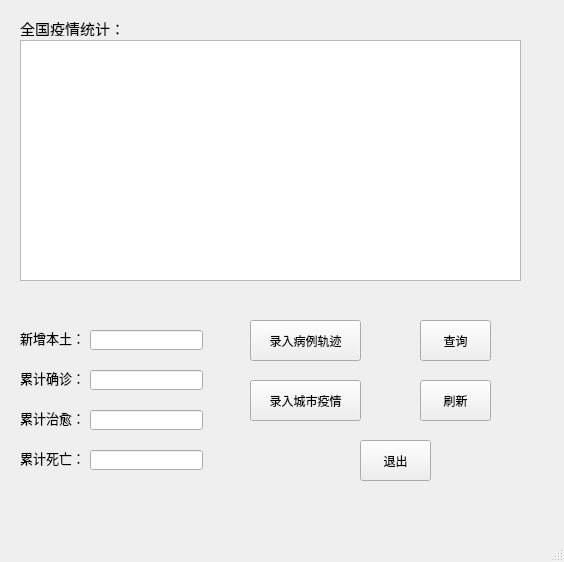
<?xml version="1.0" encoding="UTF-8"?>
<ui version="4.0">
 <class>first</class>
 <widget class="QMainWindow" name="first">
  <property name="geometry">
   <rect>
    <x>0</x>
    <y>0</y>
    <width>564</width>
    <height>562</height>
   </rect>
  </property>
  <property name="windowTitle">
   <string>MainWindow</string>
  </property>
  <widget class="QWidget" name="centralwidget">
   <widget class="QTableView" name="tableView_now">
    <property name="geometry">
     <rect>
      <x>20</x>
      <y>40</y>
      <width>501</width>
      <height>241</height>
     </rect>
    </property>
   </widget>
   <widget class="QLabel" name="label">
    <property name="geometry">
     <rect>
      <x>20</x>
      <y>20</y>
      <width>121</width>
      <height>16</height>
     </rect>
    </property>
    <property name="font">
     <font>
      <pointsize>11</pointsize>
     </font>
    </property>
    <property name="text">
     <string>全国疫情统计：</string>
    </property>
   </widget>
   <widget class="QPushButton" name="pushButton_in">
    <property name="geometry">
     <rect>
      <x>250</x>
      <y>320</y>
      <width>111</width>
      <height>41</height>
     </rect>
    </property>
    <property name="text">
     <string>录入病例轨迹</string>
    </property>
   </widget>
   <widget class="QPushButton" name="pushButton_exit">
    <property name="geometry">
     <rect>
      <x>360</x>
      <y>440</y>
      <width>71</width>
      <height>41</height>
     </rect>
    </property>
    <property name="text">
     <string>退出</string>
    </property>
   </widget>
   <widget class="QPushButton" name="pushButton_search">
    <property name="geometry">
     <rect>
      <x>420</x>
      <y>320</y>
      <width>71</width>
      <height>41</height>
     </rect>
    </property>
    <property name="text">
     <string>查询</string>
    </property>
   </widget>
   <widget class="QPushButton" name="pushButton_refresh">
    <property name="geometry">
     <rect>
      <x>420</x>
      <y>380</y>
      <width>71</width>
      <height>41</height>
     </rect>
    </property>
    <property name="text">
     <string>刷新</string>
    </property>
   </widget>
   <widget class="QLineEdit" name="lineEdit_new">
    <property name="geometry">
     <rect>
      <x>90</x>
      <y>330</y>
      <width>113</width>
      <height>20</height>
     </rect>
    </property>
   </widget>
   <widget class="QLineEdit" name="lineEdit_2">
    <property name="geometry">
     <rect>
      <x>90</x>
      <y>370</y>
      <width>113</width>
      <height>20</height>
     </rect>
    </property>
   </widget>
   <widget class="QLineEdit" name="lineEdit_3">
    <property name="geometry">
     <rect>
      <x>90</x>
      <y>410</y>
      <width>113</width>
      <height>20</height>
     </rect>
    </property>
   </widget>
   <widget class="QLineEdit" name="lineEdit_4">
    <property name="geometry">
     <rect>
      <x>90</x>
      <y>450</y>
      <width>113</width>
      <height>20</height>
     </rect>
    </property>
   </widget>
   <widget class="QLabel" name="label_2">
    <property name="geometry">
     <rect>
      <x>20</x>
      <y>330</y>
      <width>61</width>
      <height>16</height>
     </rect>
    </property>
    <property name="font">
     <font>
      <pointsize>10</pointsize>
     </font>
    </property>
    <property name="text">
     <string>新增本土：</string>
    </property>
   </widget>
   <widget class="QLabel" name="label_3">
    <property name="geometry">
     <rect>
      <x>20</x>
      <y>370</y>
      <width>61</width>
      <height>16</height>
     </rect>
    </property>
    <property name="font">
     <font>
      <pointsize>10</pointsize>
     </font>
    </property>
    <property name="text">
     <string>累计确诊：</string>
    </property>
   </widget>
   <widget class="QLabel" name="label_4">
    <property name="geometry">
     <rect>
      <x>20</x>
      <y>410</y>
      <width>61</width>
      <height>16</height>
     </rect>
    </property>
    <property name="font">
     <font>
      <pointsize>10</pointsize>
     </font>
    </property>
    <property name="text">
     <string>累计治愈：</string>
    </property>
   </widget>
   <widget class="QLabel" name="label_5">
    <property name="geometry">
     <rect>
      <x>20</x>
      <y>450</y>
      <width>61</width>
      <height>16</height>
     </rect>
    </property>
    <property name="font">
     <font>
      <pointsize>10</pointsize>
     </font>
    </property>
    <property name="text">
     <string>累计死亡：</string>
    </property>
   </widget>
   <widget class="QPushButton" name="pushButton_in_2">
    <property name="geometry">
     <rect>
      <x>250</x>
      <y>380</y>
      <width>111</width>
      <height>41</height>
     </rect>
    </property>
    <property name="text">
     <string>录入城市疫情</string>
    </property>
   </widget>
  </widget>
  <widget class="QMenuBar" name="menubar">
   <property name="geometry">
    <rect>
     <x>0</x>
     <y>0</y>
     <width>564</width>
     <height>23</height>
    </rect>
   </property>
  </widget>
  <widget class="QStatusBar" name="statusbar"/>
 </widget>
 <resources/>
 <connections/>
</ui>
